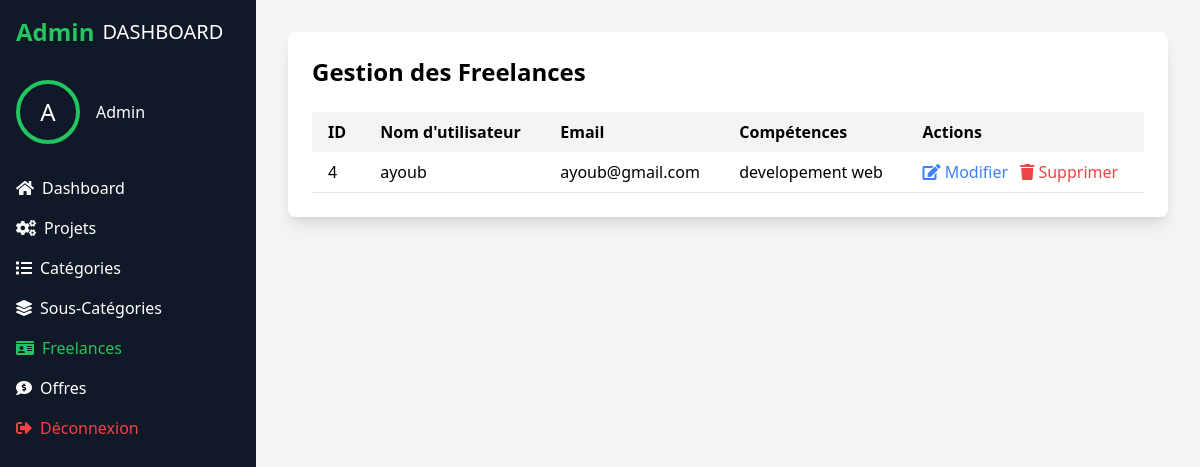
The app's page /admin/freelances.php (signed in) with its own data.
### tables this page shows
CREATE TABLE `freelances` (
  `id_freelance` int NOT NULL,
  `nom_freelance` varchar(255) NOT NULL,
  `competences` text,
  `id_utilisateur` int DEFAULT NULL
);

CREATE TABLE `utilisateurs` (
  `id_utilisateur` int NOT NULL,
  `nom_utilisateur` varchar(255) NOT NULL,
  `mot_de_passe` varchar(255) NOT NULL,
  `email` varchar(255) NOT NULL,
  `role` varchar(55) DEFAULT 'user'
);

### admin/freelances.php (the view, shortened to what this page needs)
<?php
require_once '../config.php';
$stmt = $pdo->query("
    SELECT f.*, u.nom_utilisateur, u.email
    FROM freelances f
    JOIN utilisateurs u ON f.id_utilisateur = u.id_utilisateur
");
$freelances = $stmt->fetchAll(PDO::FETCH_ASSOC);
?>
<!DOCTYPE html>
<html lang="fr">
<head>
    <script src="../Config_tailwind/tailwind.js"></script>
    <link href="https://cdnjs.cloudflare.com/ajax/libs/font-awesome/5.15.3/css/all.min.css" rel="stylesheet"/>
</head>
<body class="bg-gray-100">
    <div class="flex h-screen">
        <div class="bg-gray-900 text-white w-64 p-4 flex flex-col">
            <div class="flex items-center mb-8">
                <span class="text-green-500 text-2xl font-bold">Admin</span>
                <span class="ml-2 text-xl">DASHBOARD</span>
            </div>
            <div class="flex items-center mb-8">
                <div class="w-16 h-16 rounded-full border-4 border-green-500 flex items-center justify-center">
                    <span class="text-2xl">A</span>
                </div>
                <span class="ml-4">Admin</span>
            </div>
            <ul>
                <li class="mb-4">
                    <a href="admin_dashboard.php" class="flex items-center hover:text-gray-400 text-white">
                        <i class="fas fa-home mr-2"></i>Dashboard
                    </a>
                </li>
                <li class="mb-4">
                    <a href="projets.php" class="flex items-center hover:text-gray-400 text-white">
                        <i class="fas fa-cogs mr-2"></i>Projets
                    </a>
                </li>
                <li class="mb-4">
                    <a href="categories.php" class="flex items-center hover:text-gray-400 text-white">
                        <i class="fas fa-list mr-2"></i>Catégories
                    </a>
                </li>
                <li class="mb-4">
                    <a href="sous_categories.php" class="flex items-center hover:text-gray-400 text-white">
                        <i class="fas fa-layer-group mr-2"></i>Sous-Catégories
                    </a>
                </li>
                <li class="mb-4">
                    <a href="freelances.php" class="flex items-center text-green-500">
                    <i class="fas fa-id-card mr-2"></i>Freelances
                    </a>
                </li>
                <li class="mb-4">
                        <a href="offres.php" class="flex items-center hover:text-gray-400 text-white">
                        <i class="fas fa-comment-dollar mr-2"></i>Offres
                     </a>
                    </li>
                <li class="mb-4">
                    <a href="../logout.php" class="flex items-center hover:text-white text-red-500">
                        <i class="fas fa-sign-out-alt mr-2"></i>Déconnexion
                    </a>
                </li>
            </ul>
        </div>
        <div class="flex-1 p-8">
            <div class="bg-white rounded-lg shadow-lg p-6">
                <div class="flex justify-between items-center mb-6">
                    <h1 class="text-2xl font-bold">Gestion des Freelances</h1>
                </div>
                <div class="overflow-x-auto">
                    <table class="w-full">
                        <thead>
                            <tr class="bg-gray-100">
                                <th class="px-4 py-2 text-left">ID</th>
                                <th class="px-4 py-2 text-left">Nom d'utilisateur</th>
                                <th class="px-4 py-2 text-left">Email</th>
                                <th class="px-4 py-2 text-left">Compétences</th>
                                <th class="px-4 py-2 text-left">Actions</th>
                            </tr>
                        </thead>
                        <tbody>
                            <?php foreach ($freelances as $freelance): ?>
                            <tr class="border-b hover:bg-gray-50">
                                <td class="px-4 py-2"><?php echo htmlspecialchars($freelance['id_freelance']); ?></td>
                                <td class="px-4 py-2"><?php echo htmlspecialchars($freelance['nom_utilisateur']); ?></td>
                                <td class="px-4 py-2"><?php echo htmlspecialchars($freelance['email']); ?></td>
                                <td class="px-4 py-2"><?php echo htmlspecialchars($freelance['competences']); ?></td>
                                <td class="px-4 py-2">
                                    <a href="modifier_freelance.php?id=<?php echo $freelance['id_freelance']; ?>"
                                       class="text-blue-500 hover:underline mr-2">
                                        <i class="fas fa-edit"></i> Modifier
                                    </a>
                                    <a href="supprimer_freelance.php?id=<?php echo $freelance['id_freelance']; ?>"
                                       onclick="return confirm('Êtes-vous sûr de vouloir supprimer ce freelance ?')"
                                       class="text-red-500 hover:underline">
                                        <i class="fas fa-trash"></i> Supprimer
                                    </a>
                                </td>
                            </tr>
                            <?php endforeach; ?>
                        </tbody>
                    </table>
                </div>
            </div>
        </div>
    </div>
</body>
</html>

### records on screen
freelances: id_freelance "4", id_utilisateur.nom_utilisateur "ayoub", id_utilisateur.email "ayoub@gmail.com", competences "developement web"
